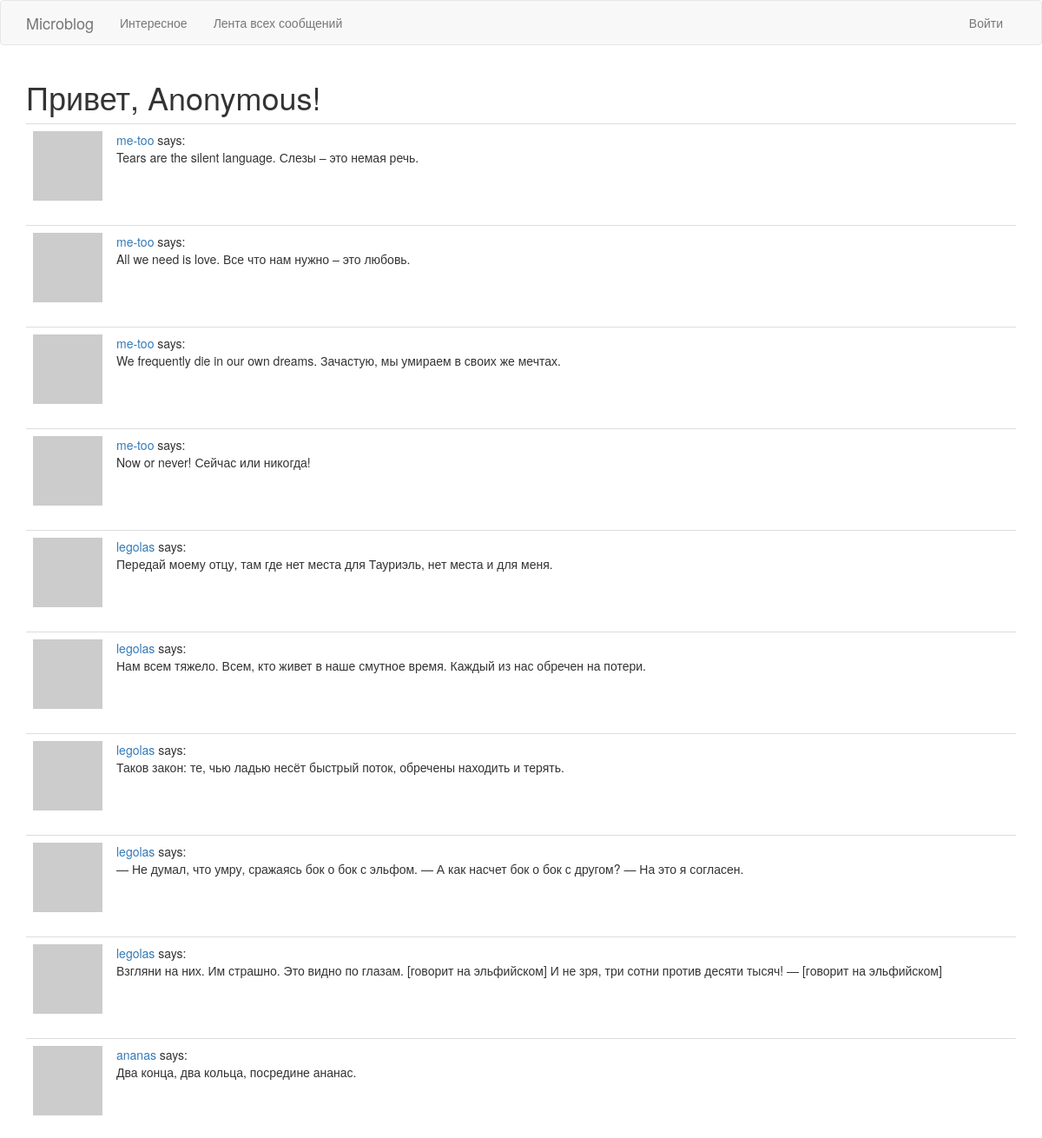
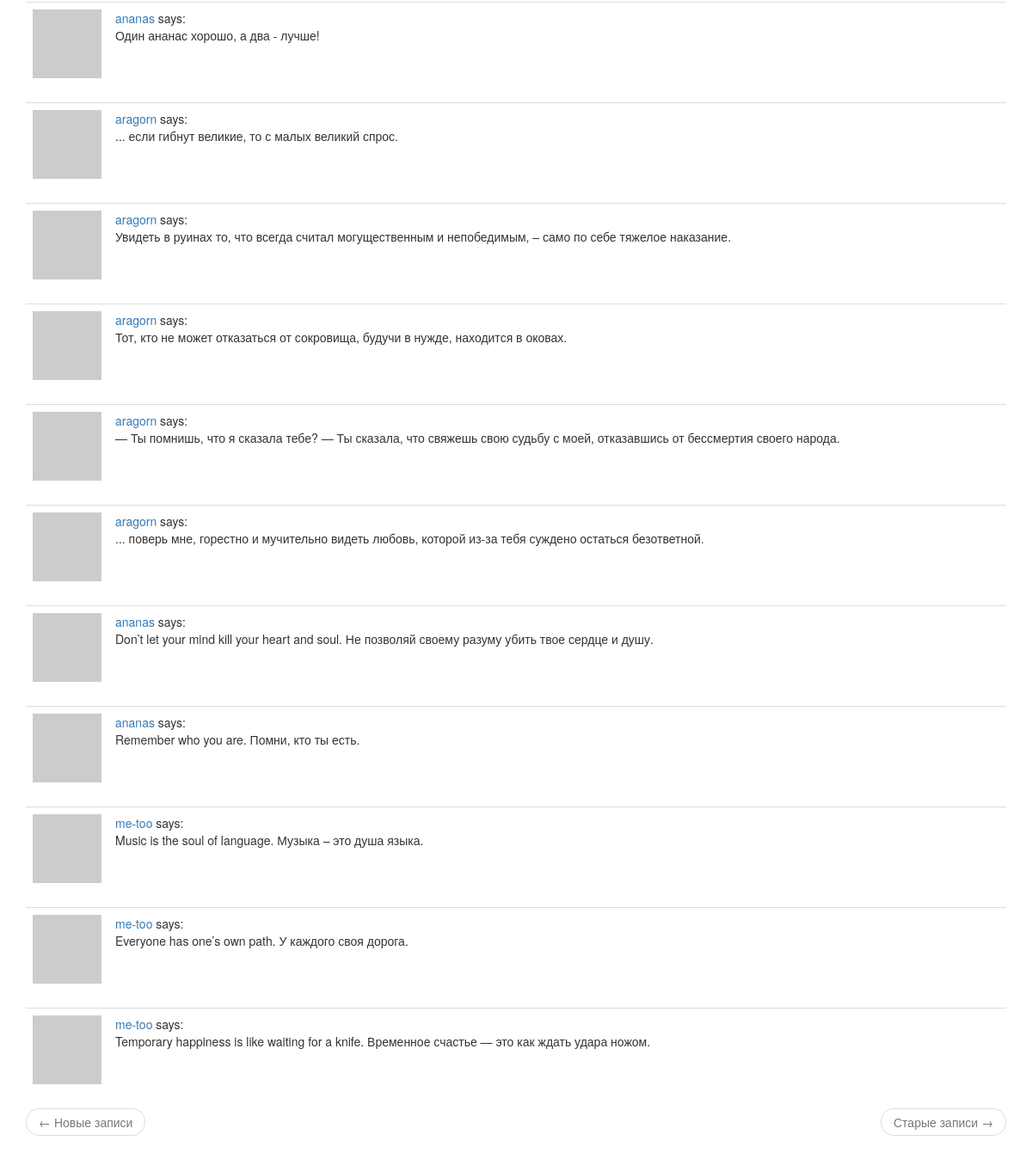
/explore, run on the app's committed database (2 pictures, top to bottom).
### app/models.py (models this page shows, shortened)
class Post(db.Model):
	id = db.Column(db.Integer, primary_key=True)
	body = db.Column(db.String(140))
	timestamp = db.Column(db.DateTime, index=True, default=datetime.utcnow)
	user_id = db.Column(db.Integer, db.ForeignKey('user.id'))

class User(UserMixin, db.Model):
	id = db.Column(db.Integer, primary_key=True)
	username = db.Column(db.String(64), index=True, unique=True)
	email = db.Column(db.String(120), index=True, unique=True)
	password_hash = db.Column(db.String(128))
	posts = db.relationship('Post', backref='author', lazy='dynamic')
	about_me = db.Column(db.String(140))
	last_seen = db.Column(db.DateTime, default=datetime.utcnow)
	followed = db.relationship(
		'User',
		secondary=followers,
		primaryjoin=(followers.c.follower_id == id),
		secondaryjoin=(followers.c.followed_id == id),
		backref=db.backref('followers', lazy='dynamic'),
		lazy='dynamic'
	)
	def avatar(self, size):
		digest = md5(self.email.lower().encode('utf-8')).hexdigest()
		return 'https://www.gravatar.com/avatar/{}?d=identicon&s={}'.format(digest, size)

### app/routes.py (the view)
@app.route('/explore')
def explore():
	page = request.args.get('page', 1, type=int)
	posts = Post.query.order_by(Post.timestamp.desc()).paginate(
		page=page,
		per_page=app.config['POSTS_PER_PAGE'],
		error_out=False
	)
	next_url = url_for('explore', page=posts.next_num) \
		if posts.has_next else None
	prev_url = url_for('explore', page=posts.prev_num) \
		if posts.has_prev else None
	return render_template(
		'index.html',
		title='Лента сообщений',
		posts=posts.items,
		next_url=next_url,
		prev_url=prev_url)

### app/routes.py (called while the page is built)
@app.before_request
def before_request():
	if current_user.is_authenticated:
		current_user.last_seen = datetime.utcnow()
		db.session.commit()

### app/templates/index.html (shortened to what this page needs)
{% extends "base.html" %}
{% import 'bootstrap/wtf.html' as wtf %}
{% block app_content %}
    {% if current_user.is_anonymous %}
    <h1>Привет, Anonymous!</h1>
    {% else %}
    <h1>Привет, {{ current_user.username }}!</h1>
    {% endif %}
    {% for post in posts %}
        {% include '_post.html' %}
    {% endfor %}
    <nav aria-label="...">
        <ul class="pager">
            <li class="previous{% if not prev_url %} disabled{% endif %}">
                <a href="{{ prev_url or '#' }}">
                    <span aria-hidden="true">&larr;</span> Новые записи
                </a>
            </li>
            <li class="next{% if not next_url %} disabled{% endif %}">
                <a href="{{ next_url or '#' }}">
                    Старые записи <span aria-hidden="true">&rarr;</span>
                </a>
            </li>
        </ul>
    </nav>
{% endblock %}

### app/templates/_post.html
    <table class="table table-hover">
        <tr>
            <td width="70px">
                <a href="{{ url_for('user', username=post.author.username) }}">
                    <img src="{{ post.author.avatar(70) }}" />
                </a>
            </td>
            <td>
                <a href="{{ url_for('user', username=post.author.username) }}">
                    {{ post.author.username }}
                </a>
                says:
                <br>
                {{ post.body }}
            </td>
        </tr>
    </table>

### data on the page
Post: author.username "me-too", body "Tears are the silent language. Слезы – это немая речь."
Post: author.username "me-too", body "All we need is love. Все что нам нужно – это любовь."
Post: author.username "me-too", body "We frequently die in our own dreams. Зачастую, мы умираем в своих же мечтах."
Post: author.username "me-too", body "Now or never! Сейчас или никогда!"
Post: author.username "legolas", body "Передай моему отцу, там где нет места для Тауриэль, нет места и для меня."
Post: author.username "legolas", body "Нам всем тяжело. Всем, кто живет в наше смутное время. Каждый из нас обречен на потери."
Post: author.username "legolas", body "Таков закон: те, чью ладью несёт быстрый поток, обречены находить и терять."
Post: author.username "legolas", body "— Не думал, что умру, сражаясь бок о бок с эльфом. — А как насчет бок о бок с другом? — На это я согласен."
Post: author.username "legolas", body "Взгляни на них. Им страшно. Это видно по глазам. [говорит на эльфийском] И не зря, три сотни против десяти тысяч! — [говорит на эльфийском]"
Post: author.username "ananas", body "Два конца, два кольца, посредине ананас."
Post: author.username "ananas", body "Один ананас хорошо, а два - лучше!"
Post: author.username "aragorn", body "... если гибнут великие, то с малых великий спрос."
Post: author.username "aragorn", body "Увидеть в руинах то, что всегда считал могущественным и непобедимым, – само по себе тяжелое наказание."
Post: author.username "aragorn", body "Тот, кто не может отказаться от сокровища, будучи в нужде, находится в оковах."
Post: author.username "aragorn", body "— Ты помнишь, что я сказала тебе? — Ты сказала, что свяжешь свою судьбу с моей, отказавшись от бессмертия своего народа."
Post: author.username "aragorn", body "... поверь мне, горестно и мучительно видеть любовь, которой из-за тебя суждено остаться безответной."
Post: author.username "ananas", body "Don’t let your mind kill your heart and soul. Не позволяй своему разуму убить твое сердце и душу."
Post: author.username "ananas", body "Remember who you are. Помни, кто ты есть."
Post: author.username "me-too", body "Music is the soul of language. Музыка – это душа языка."
Post: author.username "me-too", body "Everyone has one’s own path. У каждого своя дорога."
Post: author.username "me-too", body "Temporary happiness is like waiting for a knife. Временное счастье — это как ждать удара ножом."
